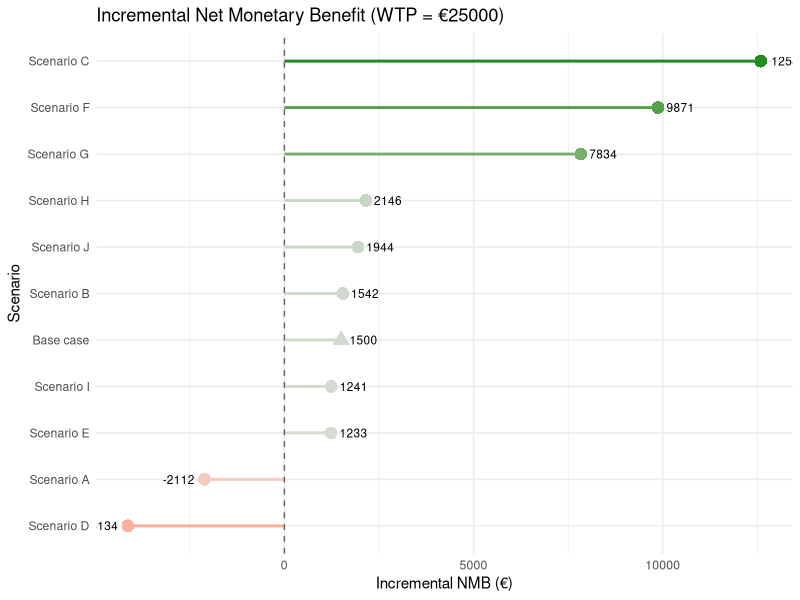
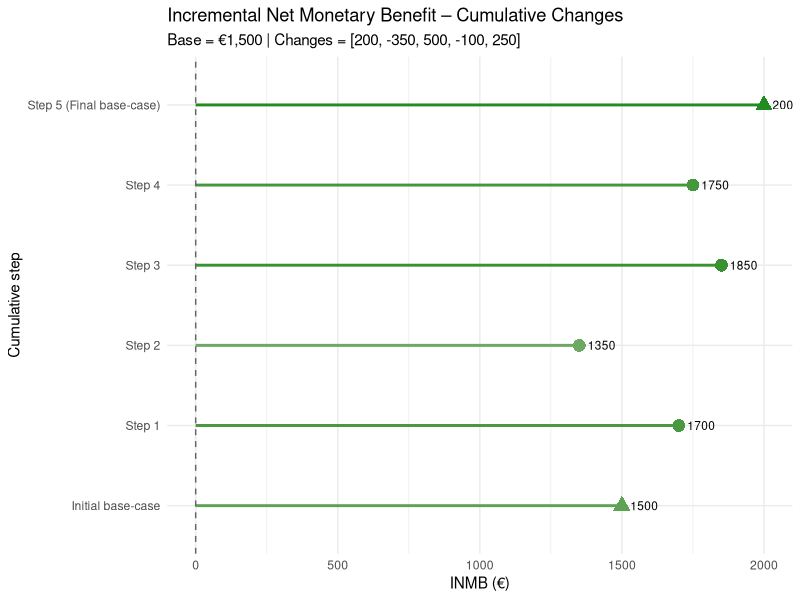
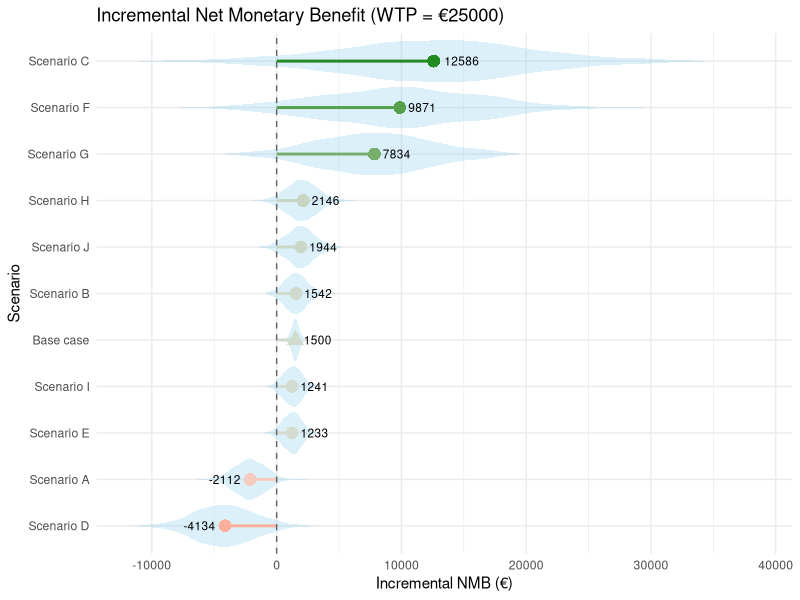
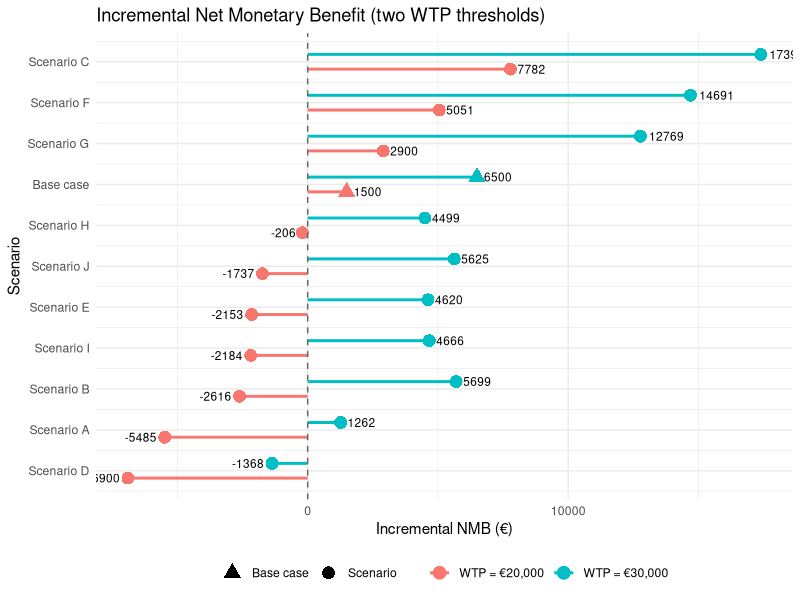

Recreate these plots in R, in order.
# deterministic scenario analysis

library(ggplot2)
library(dplyr)

set.seed(42)

# --- Deterministic scenario results ---
scenario_results <- data.frame(
  scenario = paste("Scenario", LETTERS[1:10]),
  incremental_cost = runif(10, 8000, 20000),
  incremental_qaly = runif(10, 0.4, 1.0)
)

wtp <- 25000

scenario_results <- scenario_results %>% mutate(NMB = incremental_qaly * wtp - incremental_cost)

# Add base-case scenario with fixed INMB = 1500
base_case <- data.frame(
  scenario = "Base case",
  incremental_cost = NA,
  incremental_qaly = NA,
  NMB = 1500
)

scenario_results <- bind_rows(scenario_results, base_case)

# Reorder scenarios by deterministic NMB
scenario_results$scenario <- factor(scenario_results$scenario, 
                                    levels = scenario_results$scenario[order(scenario_results$NMB)])

# --- Plot (deterministic only) ---
ggplot() +
  # Lollipop sticks
  geom_segment(data = scenario_results,
               aes(x = scenario, xend = scenario, y = 0, yend = NMB, color = NMB),
               size = 1) +
  
  # Deterministic points
  geom_point(data = scenario_results,
             aes(x = scenario, y = NMB, color = NMB,
                 shape = ifelse(scenario == "Base case", "Base case", "Scenario")),
             size = 4) +
  
  # Horizontal reference line
  geom_hline(yintercept = 0, linetype = "dashed", color = "gray40") +
  
  # Color and shape scales
  scale_color_gradient2(low = "red", mid = "gray90", high = "forestgreen", midpoint = 0) +
  scale_shape_manual(values = c("Scenario" = 16, "Base case" = 17)) +
  
  # Labels and theme
  labs(title = paste0("Incremental Net Monetary Benefit (WTP = €", wtp, ")"),
       x = "Scenario", y = "Incremental NMB (€)") +
  theme_minimal() +
  coord_flip() +
  geom_text(data = scenario_results,
            aes(x = scenario, y = NMB, label = round(NMB, 0)),
            hjust = ifelse(scenario_results$NMB > 0, -0.3, 1.3),
            color = "black", size = 3) +
  theme(legend.position = "none")

# Stepwise ICERs

library(ggplot2)
library(dplyr)

# --- Inputs you can edit ---
base_nmb <- 1500
# Five incremental changes to the initial base-case (in €):
changes <- c(200, -350, 500, -100, 250)
# ---------------------------

stopifnot(length(changes) == 5)

# Step labels with explicit final naming
step_labels <- c(
  "Initial base-case",
  paste0("Step ", 1:4),
  "Step 5 (Final base-case)"
)

# Cumulative INMBs for initial + 5 steps
nmb_values <- base_nmb + cumsum(c(0, changes))

plot_df <- tibble(
  step = factor(step_labels, levels = step_labels),
  NMB  = nmb_values
) %>%
  mutate(
    # Shape: triangles for initial & final, circles for intermediates
    shape_group = case_when(
      step == "Initial base-case"        ~ "Initial/Final",
      step == "Step 5 (Final base-case)" ~ "Initial/Final",
      TRUE                               ~ "Intermediate"
    ),
    # Label position
    hjust_pos = if_else(NMB > 0, -0.3, 1.3)
  )

# --- Plot ---
ggplot(plot_df) +
  geom_segment(aes(x = step, xend = step, y = 0, yend = NMB, color = NMB), size = 1) +
  geom_point(aes(x = step, y = NMB, color = NMB, shape = shape_group), size = 4) +
  geom_hline(yintercept = 0, linetype = "dashed", color = "gray40") +
  geom_text(aes(x = step, y = NMB, label = round(NMB, 0), hjust = hjust_pos),
            color = "black", size = 3) +
  scale_color_gradient2(low = "red", mid = "gray90", high = "forestgreen", midpoint = 0) +
  scale_shape_manual(values = c("Intermediate" = 16, "Initial/Final" = 17)) +
  labs(
    title = "Incremental Net Monetary Benefit – Cumulative Changes",
    subtitle = paste0(
      "Base = €", format(base_nmb, big.mark = ","), 
      " | Changes = [", paste0(changes, collapse = ", "), "]"
    ),
    x = "Cumulative step", y = "INMB (€)"
  ) +
  theme_minimal() +
  coord_flip() +
  theme(legend.position = "none")


# Probabilistic Scenario analysis 

library(ggplot2)
library(dplyr)

set.seed(42)

# --- Deterministic scenario results ---
scenario_results <- data.frame(
  scenario = paste("Scenario", LETTERS[1:10]),
  incremental_cost = runif(10, 8000, 20000),
  incremental_qaly = runif(10, 0.4, 1.0)
)

wtp <- 25000

scenario_results <- scenario_results %>%
  mutate(NMB = incremental_qaly * wtp - incremental_cost)

# Add base-case scenario with fixed INMB = 1500
base_case <- data.frame(
  scenario = "Base case",
  incremental_cost = NA,
  incremental_qaly = NA,
  NMB = 1500
)

scenario_results <- bind_rows(scenario_results, base_case)

# Reorder scenarios by deterministic NMB
scenario_results$scenario <- factor(scenario_results$scenario, 
                                    levels = scenario_results$scenario[order(scenario_results$NMB)])

# --- PSA Simulation for each scenario ---
n_psa <- 1000
psa_data <- scenario_results %>%
  filter(scenario != "Base case") %>%
  rowwise() %>%
  do({
    data.frame(
      scenario = .$scenario,
      NMB = rnorm(n_psa, mean = .$NMB, sd = abs(.$NMB) * 0.6) # wide densities
    )
  })

# Add base case PSA with smaller variability
psa_base <- data.frame(
  scenario = "Base case",
  NMB = rnorm(n_psa, mean = 1500, sd = 300)
)

psa_data <- bind_rows(psa_data, psa_base)

# --- Plot ---
ggplot() +
  # PSA densities (cotton candy look)
  geom_violin(data = psa_data,
              aes(x = scenario, y = NMB, fill = scenario),
              alpha = 0.3, color = NA, scale = "width") +
  
  # Lollipop sticks
  geom_segment(data = scenario_results,
               aes(x = scenario, xend = scenario, y = 0, yend = NMB, color = NMB),
               size = 1) +
  
  # Deterministic points
  geom_point(data = scenario_results,
             aes(x = scenario, y = NMB, color = NMB,
                 shape = ifelse(scenario == "Base case", "Base case", "Scenario")),
             size = 4) +
  
  # Horizontal reference line
  geom_hline(yintercept = 0, linetype = "dashed", color = "gray40") +
  
  # Color and shape scales
  scale_color_gradient2(low = "red", mid = "gray90", high = "forestgreen", midpoint = 0) +
  scale_shape_manual(values = c("Scenario" = 16, "Base case" = 17)) +
  scale_fill_manual(values = rep("skyblue", length(unique(psa_data$scenario)))) +
  
  # Labels and theme
  labs(title = paste0("Incremental Net Monetary Benefit (WTP = €", wtp, ")"),
       x = "Scenario", y = "Incremental NMB (€)") +
  theme_minimal() +
  coord_flip() +
  geom_text(data = scenario_results,
            aes(x = scenario, y = NMB, label = round(NMB, 0)),
            hjust = ifelse(scenario_results$NMB > 0, -0.3, 1.3),
            color = "black", size = 3) +
  theme(legend.position = "none")


# deterministic scenario analysis (two WTPs in one lollipop plot)

library(ggplot2)
library(dplyr)
library(tidyr)

set.seed(42)

# --- Deterministic scenario inputs ---
scenario_inputs <- data.frame(
  scenario = paste("Scenario", LETTERS[1:10]),
  incremental_cost = runif(10, 8000, 20000),
  incremental_qaly = runif(10, 0.4, 1.0)
)

# Two WTP thresholds
wtps <- c(20000, 30000)

# --- Calculate NMB for each scenario under each WTP ---
scenario_results <- scenario_inputs %>%
  tidyr::crossing(wtp = wtps) %>%
  mutate(
    NMB = incremental_qaly * wtp - incremental_cost,
    wtp_label = paste0("WTP = €", format(wtp, big.mark = ","))
  )

# Base-case inputs (choose fixed IC and IQ, then compute NMB per WTP)
# Set these so that at WTP=20000, NMB = 1500 (as in your original)
base_case_inputs <- data.frame(
  scenario = "Base case",
  incremental_cost = 8500,
  incremental_qaly = 0.5
)

base_case <- base_case_inputs %>%
  tidyr::crossing(wtp = wtps) %>%
  mutate(
    NMB = incremental_qaly * wtp - incremental_cost,
    wtp_label = paste0("WTP = €", format(wtp, big.mark = ","))
  )

scenario_results <- bind_rows(scenario_results, base_case)

# Order scenarios by NMB at WTP = 20000
scenario_order <- scenario_results %>%
  filter(wtp == 20000) %>%
  arrange(NMB) %>%
  pull(scenario)

scenario_results$scenario <- factor(scenario_results$scenario, levels = scenario_order)

# Numeric x-position so segments are perfectly straight; manual dodge for two WTPs
scenario_results <- scenario_results %>%
  arrange(scenario, wtp) %>%
  mutate(
    x = as.numeric(scenario),
    x_dodge = x + ifelse(wtp == 20000, -0.18, 0.18)
  )

ggplot(scenario_results) +
  # Straight lollipop sticks
  geom_segment(
    aes(x = x_dodge, xend = x_dodge, y = 0, yend = NMB, color = wtp_label),
    linewidth = 1
  ) +
  # Points
  geom_point(
    aes(
      x = x_dodge, y = NMB, color = wtp_label,
      shape = ifelse(scenario == "Base case", "Base case", "Scenario")
    ),
    size = 4
  ) +
  # Reference line
  geom_hline(yintercept = 0, linetype = "dashed", color = "gray40") +
  # Value labels
  geom_text(
    aes(
      x = x_dodge, y = NMB, label = round(NMB, 0),
      hjust = ifelse(NMB > 0, -0.25, 1.25)
    ),
    color = "black",
    size = 3
  ) +
  # Scales + labels
  scale_shape_manual(values = c("Scenario" = 16, "Base case" = 17)) +
  scale_x_continuous(
    breaks = seq_along(levels(scenario_results$scenario)),
    labels = levels(scenario_results$scenario)
  ) +
  labs(
    title = "Incremental Net Monetary Benefit (two WTP thresholds)",
    x = "Scenario",
    y = "Incremental NMB (€)",
    color = NULL,
    shape = NULL
  ) +
  theme_minimal() +
  coord_flip() +
  theme(legend.position = "bottom")

